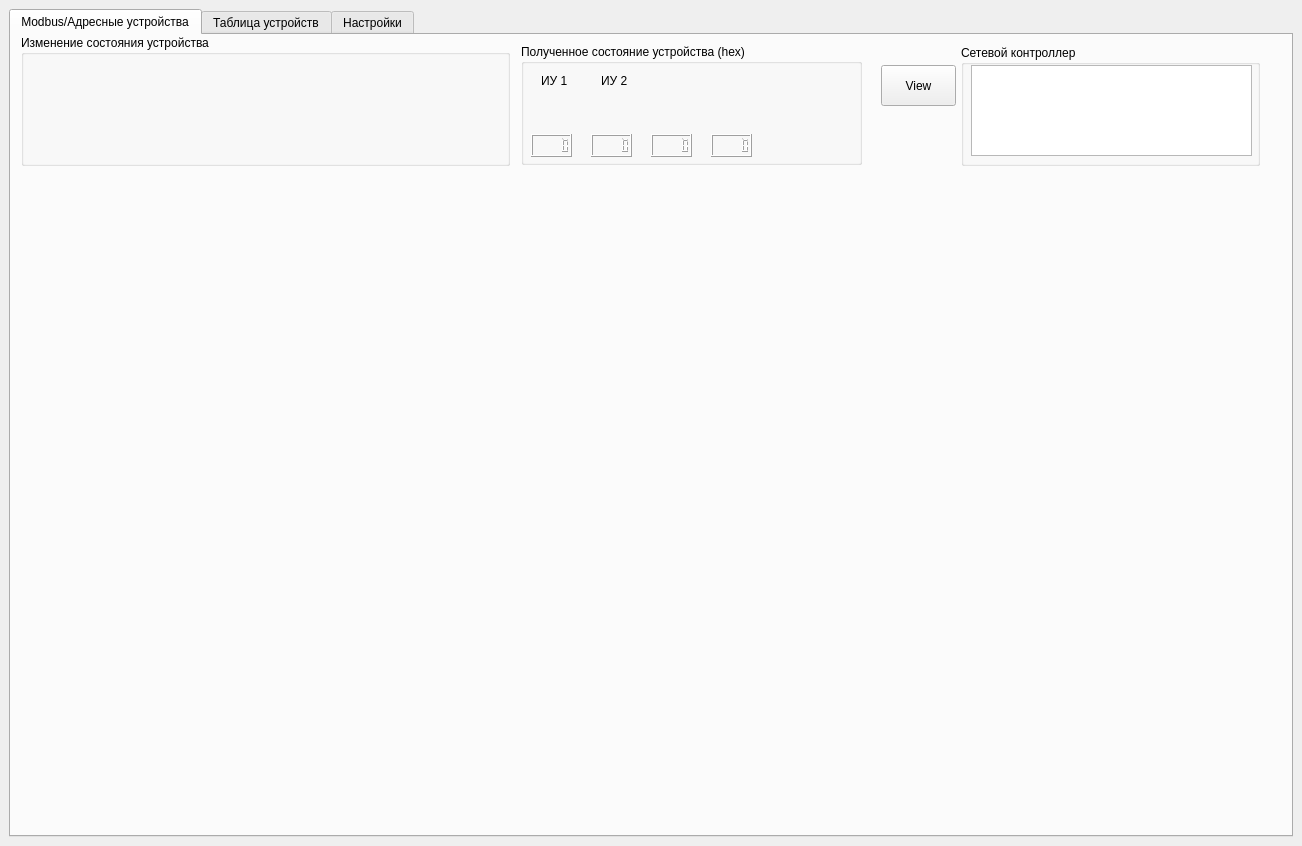
<?xml version="1.0" encoding="UTF-8"?>
<ui version="4.0">
 <class>MainWindow</class>
 <widget class="QMainWindow" name="MainWindow">
  <property name="geometry">
   <rect>
    <x>0</x>
    <y>0</y>
    <width>1302</width>
    <height>846</height>
   </rect>
  </property>
  <property name="windowTitle">
   <string>MainWindow</string>
  </property>
  <property name="styleSheet">
   <string notr="true"/>
  </property>
  <widget class="QWidget" name="centralwidget">
   <layout class="QVBoxLayout" name="verticalLayout_2">
    <item>
     <widget class="QTabWidget" name="tabWidget">
      <property name="enabled">
       <bool>true</bool>
      </property>
      <property name="sizePolicy">
       <sizepolicy hsizetype="Expanding" vsizetype="Expanding">
        <horstretch>0</horstretch>
        <verstretch>0</verstretch>
       </sizepolicy>
      </property>
      <property name="minimumSize">
       <size>
        <width>1271</width>
        <height>800</height>
       </size>
      </property>
      <property name="styleSheet">
       <string notr="true"/>
      </property>
      <property name="tabShape">
       <enum>QTabWidget::Rounded</enum>
      </property>
      <property name="currentIndex">
       <number>0</number>
      </property>
      <widget class="QWidget" name="modbus_dev_tab">
       <attribute name="title">
        <string>Modbus/Адресные устройства</string>
       </attribute>
       <widget class="QGroupBox" name="chenge_state_device_groupBox">
        <property name="geometry">
         <rect>
          <x>10</x>
          <y>0</y>
          <width>489</width>
          <height>131</height>
         </rect>
        </property>
        <property name="title">
         <string>Изменение состояния устройства</string>
        </property>
        <widget class="QWidget" name="verticalLayoutWidget">
         <property name="geometry">
          <rect>
           <x>10</x>
           <y>20</y>
           <width>471</width>
           <height>101</height>
          </rect>
         </property>
         <layout class="QVBoxLayout" name="v_layer_state_dev_layout">
          <item>
           <layout class="QHBoxLayout" name="h_top_layer_state_dev_layout"/>
          </item>
          <item>
           <layout class="QHBoxLayout" name="h_center_layer_state_dev_layout"/>
          </item>
          <item>
           <layout class="QHBoxLayout" name="h_bottom_layer_state_dev_layout"/>
          </item>
         </layout>
        </widget>
       </widget>
       <widget class="QGroupBox" name="choice_net_dev_groupBox">
        <property name="geometry">
         <rect>
          <x>950</x>
          <y>10</y>
          <width>299</width>
          <height>121</height>
         </rect>
        </property>
        <property name="title">
         <string>Сетевой контроллер</string>
        </property>
        <widget class="QListWidget" name="out_net_dev_listWidget">
         <property name="geometry">
          <rect>
           <x>10</x>
           <y>20</y>
           <width>281</width>
           <height>91</height>
          </rect>
         </property>
        </widget>
       </widget>
       <widget class="QGroupBox" name="input_state_dev_groupBox">
        <property name="geometry">
         <rect>
          <x>510</x>
          <y>9</y>
          <width>341</width>
          <height>121</height>
         </rect>
        </property>
        <property name="title">
         <string>Полученное состояние устройства (hex)</string>
        </property>
        <widget class="QLCDNumber" name="b1_state_lcdNumber">
         <property name="geometry">
          <rect>
           <x>10</x>
           <y>90</y>
           <width>41</width>
           <height>23</height>
          </rect>
         </property>
        </widget>
        <widget class="QLabel" name="executive1_label">
         <property name="geometry">
          <rect>
           <x>20</x>
           <y>30</y>
           <width>47</width>
           <height>14</height>
          </rect>
         </property>
         <property name="text">
          <string>ИУ 1</string>
         </property>
        </widget>
        <widget class="QLabel" name="executive2_label">
         <property name="geometry">
          <rect>
           <x>80</x>
           <y>30</y>
           <width>47</width>
           <height>14</height>
          </rect>
         </property>
         <property name="text">
          <string>ИУ 2</string>
         </property>
        </widget>
        <widget class="QLCDNumber" name="b2_state_lcdNumber">
         <property name="geometry">
          <rect>
           <x>70</x>
           <y>90</y>
           <width>41</width>
           <height>23</height>
          </rect>
         </property>
        </widget>
        <widget class="QLCDNumber" name="b3_state_lcdNumber">
         <property name="geometry">
          <rect>
           <x>130</x>
           <y>90</y>
           <width>41</width>
           <height>23</height>
          </rect>
         </property>
        </widget>
        <widget class="QLCDNumber" name="b4_state_lcdNumber">
         <property name="geometry">
          <rect>
           <x>190</x>
           <y>90</y>
           <width>41</width>
           <height>23</height>
          </rect>
         </property>
        </widget>
       </widget>
       <widget class="QPushButton" name="view_devs_pushButton">
        <property name="geometry">
         <rect>
          <x>870</x>
          <y>30</y>
          <width>75</width>
          <height>41</height>
         </rect>
        </property>
        <property name="text">
         <string>View</string>
        </property>
       </widget>
       <widget class="QWidget" name="gridLayoutWidget">
        <property name="geometry">
         <rect>
          <x>10</x>
          <y>140</y>
          <width>1251</width>
          <height>651</height>
         </rect>
        </property>
        <layout class="QGridLayout" name="cards_layout"/>
       </widget>
      </widget>
      <widget class="QWidget" name="main_tab">
       <property name="sizePolicy">
        <sizepolicy hsizetype="Expanding" vsizetype="Expanding">
         <horstretch>0</horstretch>
         <verstretch>0</verstretch>
        </sizepolicy>
       </property>
       <attribute name="title">
        <string>Таблица устройств</string>
       </attribute>
       <layout class="QVBoxLayout" name="verticalLayout">
        <item>
         <layout class="QHBoxLayout" name="horizontalLayout_2">
          <item>
           <widget class="QGroupBox" name="states_groupBox">
            <property name="sizePolicy">
             <sizepolicy hsizetype="Fixed" vsizetype="Fixed">
              <horstretch>0</horstretch>
              <verstretch>0</verstretch>
             </sizepolicy>
            </property>
            <property name="minimumSize">
             <size>
              <width>371</width>
              <height>120</height>
             </size>
            </property>
            <property name="whatsThis">
             <string>&lt;html&gt;&lt;head/&gt;&lt;body&gt;&lt;p&gt;Для изменения состояния датчика нужно выбрать датчик в таблице и нажать на соответствующую кнопку состояния.&lt;/p&gt;&lt;/body&gt;&lt;/html&gt;</string>
            </property>
            <property name="styleSheet">
             <string notr="true"/>
            </property>
            <property name="title">
             <string>Изменение состояния выбранного датчика.</string>
            </property>
           </widget>
          </item>
          <item>
           <layout class="QGridLayout" name="gridLayout">
            <item row="1" column="1">
             <widget class="QLabel" name="sensor52_lbl">
              <property name="styleSheet">
               <string notr="true"/>
              </property>
              <property name="text">
               <string>АВИ

52</string>
              </property>
              <property name="margin">
               <number>5</number>
              </property>
              <property name="indent">
               <number>0</number>
              </property>
             </widget>
            </item>
            <item row="0" column="3">
             <widget class="QLabel" name="sensor4_lbl">
              <property name="styleSheet">
               <string notr="true"/>
              </property>
              <property name="text">
               <string>ИП-330
Кречет
4</string>
              </property>
              <property name="margin">
               <number>5</number>
              </property>
              <property name="indent">
               <number>0</number>
              </property>
             </widget>
            </item>
            <item row="0" column="2">
             <widget class="QLabel" name="sensor3_lbl">
              <property name="styleSheet">
               <string notr="true"/>
              </property>
              <property name="text">
               <string>ИП-101

3</string>
              </property>
              <property name="margin">
               <number>5</number>
              </property>
              <property name="indent">
               <number>0</number>
              </property>
             </widget>
            </item>
            <item row="1" column="4">
             <widget class="QLabel" name="sensor55_lbl">
              <property name="styleSheet">
               <string notr="true"/>
              </property>
              <property name="text">
               <string>АР-5

55</string>
              </property>
              <property name="margin">
               <number>5</number>
              </property>
              <property name="indent">
               <number>0</number>
              </property>
             </widget>
            </item>
            <item row="1" column="14">
             <widget class="QLabel" name="sensor65_lbl">
              <property name="styleSheet">
               <string notr="true"/>
              </property>
              <property name="text">
               <string>МКЗ

65</string>
              </property>
              <property name="margin">
               <number>5</number>
              </property>
              <property name="indent">
               <number>0</number>
              </property>
             </widget>
            </item>
            <item row="1" column="2">
             <widget class="QLabel" name="sensor53_lbl">
              <property name="styleSheet">
               <string notr="true"/>
              </property>
              <property name="frameShape">
               <enum>QFrame::NoFrame</enum>
              </property>
              <property name="text">
               <string>АМК

53</string>
              </property>
              <property name="margin">
               <number>5</number>
              </property>
              <property name="indent">
               <number>0</number>
              </property>
             </widget>
            </item>
            <item row="0" column="4">
             <widget class="QLabel" name="sensor5_lbl">
              <property name="styleSheet">
               <string notr="true"/>
              </property>
              <property name="text">
               <string>ИП-329
Феникс
5</string>
              </property>
              <property name="margin">
               <number>5</number>
              </property>
              <property name="indent">
               <number>0</number>
              </property>
             </widget>
            </item>
            <item row="1" column="3">
             <widget class="QLabel" name="sensor54_lbl">
              <property name="styleSheet">
               <string notr="true"/>
              </property>
              <property name="text">
               <string>АР-1

54</string>
              </property>
              <property name="margin">
               <number>5</number>
              </property>
              <property name="indent">
               <number>0</number>
              </property>
             </widget>
            </item>
            <item row="0" column="6">
             <widget class="QLabel" name="sensor7_lbl">
              <property name="styleSheet">
               <string notr="true"/>
              </property>
              <property name="text">
               <string>МИП

7</string>
              </property>
              <property name="margin">
               <number>5</number>
              </property>
              <property name="indent">
               <number>0</number>
              </property>
             </widget>
            </item>
            <item row="1" column="12">
             <widget class="QLabel" name="sensor63_lbl">
              <property name="styleSheet">
               <string notr="true"/>
              </property>
              <property name="text">
               <string>ИСМ-22-2

63</string>
              </property>
              <property name="margin">
               <number>5</number>
              </property>
              <property name="indent">
               <number>0</number>
              </property>
             </widget>
            </item>
            <item row="1" column="5">
             <widget class="QLabel" name="sensor56_lbl">
              <property name="styleSheet">
               <string notr="true"/>
              </property>
              <property name="text">
               <string>АРМини

56</string>
              </property>
              <property name="margin">
               <number>5</number>
              </property>
              <property name="indent">
               <number>0</number>
              </property>
             </widget>
            </item>
            <item row="1" column="10">
             <widget class="QLabel" name="sensor61_lbl">
              <property name="styleSheet">
               <string notr="true"/>
              </property>
              <property name="text">
               <string>ИСМ-5

61</string>
              </property>
              <property name="margin">
               <number>5</number>
              </property>
              <property name="indent">
               <number>0</number>
              </property>
             </widget>
            </item>
            <item row="1" column="7">
             <widget class="QLabel" name="sensor58_lbl">
              <property name="styleSheet">
               <string notr="true"/>
              </property>
              <property name="text">
               <string>АОПИ

58</string>
              </property>
              <property name="margin">
               <number>5</number>
              </property>
              <property name="indent">
               <number>0</number>
              </property>
             </widget>
            </item>
            <item row="1" column="11">
             <widget class="QLabel" name="sensor62_lbl">
              <property name="styleSheet">
               <string notr="true"/>
              </property>
              <property name="text">
               <string>ИСМ-22

62</string>
              </property>
              <property name="margin">
               <number>5</number>
              </property>
              <property name="indent">
               <number>0</number>
              </property>
             </widget>
            </item>
            <item row="0" column="1">
             <widget class="QLabel" name="sensor2_lbl">
              <property name="styleSheet">
               <string notr="true"/>
              </property>
              <property name="text">
               <string>ИПП
Гелиос
2</string>
              </property>
              <property name="margin">
               <number>5</number>
              </property>
              <property name="indent">
               <number>0</number>
              </property>
             </widget>
            </item>
            <item row="1" column="8">
             <widget class="QLabel" name="sensor59_lbl">
              <property name="styleSheet">
               <string notr="true"/>
              </property>
              <property name="text">
               <string>ИРС

59</string>
              </property>
              <property name="margin">
               <number>5</number>
              </property>
              <property name="indent">
               <number>0</number>
              </property>
             </widget>
            </item>
            <item row="0" column="0">
             <widget class="QLabel" name="sensor1_lbl">
              <property name="styleSheet">
               <string notr="true"/>
              </property>
              <property name="text">
               <string>ИП-535

1</string>
              </property>
              <property name="margin">
               <number>5</number>
              </property>
              <property name="indent">
               <number>0</number>
              </property>
             </widget>
            </item>
            <item row="0" column="8">
             <widget class="QLabel" name="sensor9_lbl">
              <property name="styleSheet">
               <string notr="true"/>
              </property>
              <property name="text">
               <string>NLS16

9</string>
              </property>
              <property name="margin">
               <number>5</number>
              </property>
              <property name="indent">
               <number>0</number>
              </property>
             </widget>
            </item>
            <item row="1" column="16">
             <widget class="QLabel" name="sensor67_lbl">
              <property name="styleSheet">
               <string notr="true"/>
              </property>
              <property name="text">
               <string>ОСЗ9

67</string>
              </property>
              <property name="margin">
               <number>5</number>
              </property>
              <property name="indent">
               <number>0</number>
              </property>
             </widget>
            </item>
            <item row="0" column="7">
             <widget class="QLabel" name="sensor8_lbl">
              <property name="styleSheet">
               <string notr="true"/>
              </property>
              <property name="text">
               <string>ИПА

8</string>
              </property>
              <property name="margin">
               <number>5</number>
              </property>
              <property name="indent">
               <number>0</number>
              </property>
             </widget>
            </item>
            <item row="1" column="13">
             <widget class="QLabel" name="sensor64_lbl">
              <property name="styleSheet">
               <string notr="true"/>
              </property>
              <property name="text">
               <string>ИСМ-220

64</string>
              </property>
              <property name="margin">
               <number>5</number>
              </property>
              <property name="indent">
               <number>0</number>
              </property>
             </widget>
            </item>
            <item row="0" column="5">
             <widget class="QLabel" name="sensor6_lbl">
              <property name="styleSheet">
               <string notr="true"/>
              </property>
              <property name="text">
               <string>ИПЭС

6</string>
              </property>
              <property name="margin">
               <number>5</number>
              </property>
              <property name="indent">
               <number>0</number>
              </property>
             </widget>
            </item>
            <item row="1" column="9">
             <widget class="QLabel" name="sensor60_lbl">
              <property name="styleSheet">
               <string notr="true"/>
              </property>
              <property name="text">
               <string>ИР-П

60</string>
              </property>
              <property name="margin">
               <number>5</number>
              </property>
              <property name="indent">
               <number>0</number>
              </property>
             </widget>
            </item>
            <item row="1" column="15">
             <widget class="QLabel" name="sensor66_lbl">
              <property name="styleSheet">
               <string notr="true"/>
              </property>
              <property name="text">
               <string>ОСЗ

66</string>
              </property>
              <property name="margin">
               <number>5</number>
              </property>
              <property name="indent">
               <number>0</number>
              </property>
             </widget>
            </item>
            <item row="1" column="0">
             <widget class="QLabel" name="sensor51_lbl">
              <property name="styleSheet">
               <string notr="true"/>
              </property>
              <property name="text">
               <string>А2ДПИ

51</string>
              </property>
              <property name="margin">
               <number>5</number>
              </property>
              <property name="indent">
               <number>0</number>
              </property>
             </widget>
            </item>
            <item row="1" column="6">
             <widget class="QLabel" name="sensor57_lbl">
              <property name="styleSheet">
               <string notr="true"/>
              </property>
              <property name="text">
               <string>АТИ

57</string>
              </property>
              <property name="margin">
               <number>5</number>
              </property>
              <property name="indent">
               <number>0</number>
              </property>
             </widget>
            </item>
            <item row="0" column="9">
             <widget class="QLabel" name="sensor10_lbl">
              <property name="text">
               <string>NLS8

10</string>
              </property>
             </widget>
            </item>
           </layout>
          </item>
         </layout>
        </item>
        <item>
         <widget class="QTableWidget" name="output_table">
          <property name="styleSheet">
           <string notr="true"/>
          </property>
         </widget>
        </item>
       </layout>
      </widget>
      <widget class="QWidget" name="settings_tab">
       <attribute name="title">
        <string>Настройки</string>
       </attribute>
       <widget class="QGroupBox" name="port_and_ne_dev_groupBox">
        <property name="geometry">
         <rect>
          <x>20</x>
          <y>370</y>
          <width>301</width>
          <height>401</height>
         </rect>
        </property>
        <property name="sizePolicy">
         <sizepolicy hsizetype="Fixed" vsizetype="Fixed">
          <horstretch>0</horstretch>
          <verstretch>0</verstretch>
         </sizepolicy>
        </property>
        <property name="styleSheet">
         <string notr="true"/>
        </property>
        <property name="title">
         <string>Port -&gt; Net Device</string>
        </property>
        <widget class="QTableWidget" name="port_and_net_dev_tableWidget">
         <property name="geometry">
          <rect>
           <x>20</x>
           <y>70</y>
           <width>261</width>
           <height>321</height>
          </rect>
         </property>
         <property name="styleSheet">
          <string notr="true">QHeaderView::section:horizontal {
    color: #fff;
    background-color: rgb(0, 85, 127);
 }
QTableWidget {
	background-color: rgb(0, 0, 127);
	color: rgb(85, 255, 0);
	font: 63 8pt &quot;Yu Gothic UI Semibold&quot;;
}
</string>
         </property>
        </widget>
        <widget class="QPushButton" name="send_table_btn">
         <property name="geometry">
          <rect>
           <x>20</x>
           <y>30</y>
           <width>151</width>
           <height>23</height>
          </rect>
         </property>
         <property name="styleSheet">
          <string notr="true"/>
         </property>
         <property name="text">
          <string>Запустить эмулятор</string>
         </property>
        </widget>
        <widget class="QPushButton" name="delete_line_btn">
         <property name="geometry">
          <rect>
           <x>184</x>
           <y>30</y>
           <width>101</width>
           <height>23</height>
          </rect>
         </property>
         <property name="styleSheet">
          <string notr="true"/>
         </property>
         <property name="text">
          <string>Удалить запись</string>
         </property>
        </widget>
       </widget>
       <widget class="QGroupBox" name="ports_groupBox">
        <property name="geometry">
         <rect>
          <x>340</x>
          <y>370</y>
          <width>311</width>
          <height>401</height>
         </rect>
        </property>
        <property name="sizePolicy">
         <sizepolicy hsizetype="Fixed" vsizetype="Fixed">
          <horstretch>0</horstretch>
          <verstretch>0</verstretch>
         </sizepolicy>
        </property>
        <property name="styleSheet">
         <string notr="true"/>
        </property>
        <property name="title">
         <string>Порты</string>
        </property>
        <widget class="QListWidget" name="ports_listWidget">
         <property name="geometry">
          <rect>
           <x>10</x>
           <y>60</y>
           <width>281</width>
           <height>331</height>
          </rect>
         </property>
         <property name="styleSheet">
          <string notr="true"/>
         </property>
        </widget>
        <widget class="QPushButton" name="get_ports_btn">
         <property name="geometry">
          <rect>
           <x>10</x>
           <y>20</y>
           <width>211</width>
           <height>23</height>
          </rect>
         </property>
         <property name="styleSheet">
          <string notr="true"/>
         </property>
         <property name="text">
          <string>Получить список портов</string>
         </property>
        </widget>
       </widget>
       <widget class="QGroupBox" name="net_dev_groupBox">
        <property name="geometry">
         <rect>
          <x>670</x>
          <y>370</y>
          <width>251</width>
          <height>401</height>
         </rect>
        </property>
        <property name="sizePolicy">
         <sizepolicy hsizetype="Fixed" vsizetype="Fixed">
          <horstretch>0</horstretch>
          <verstretch>0</verstretch>
         </sizepolicy>
        </property>
        <property name="styleSheet">
         <string notr="true"/>
        </property>
        <property name="title">
         <string>Сетевое устройство</string>
        </property>
        <widget class="QListWidget" name="net_dev_listWidget">
         <property name="geometry">
          <rect>
           <x>10</x>
           <y>60</y>
           <width>231</width>
           <height>331</height>
          </rect>
         </property>
         <property name="styleSheet">
          <string notr="true"/>
         </property>
        </widget>
        <widget class="QPushButton" name="get_net_dev_btn">
         <property name="geometry">
          <rect>
           <x>10</x>
           <y>20</y>
           <width>221</width>
           <height>23</height>
          </rect>
         </property>
         <property name="styleSheet">
          <string notr="true"/>
         </property>
         <property name="text">
          <string>Получить список сетевых устройств</string>
         </property>
        </widget>
       </widget>
       <widget class="QGroupBox" name="groupBox_2">
        <property name="geometry">
         <rect>
          <x>20</x>
          <y>10</y>
          <width>261</width>
          <height>311</height>
         </rect>
        </property>
        <property name="sizePolicy">
         <sizepolicy hsizetype="Fixed" vsizetype="Fixed">
          <horstretch>0</horstretch>
          <verstretch>0</verstretch>
         </sizepolicy>
        </property>
        <property name="minimumSize">
         <size>
          <width>261</width>
          <height>311</height>
         </size>
        </property>
        <property name="styleSheet">
         <string notr="true"/>
        </property>
        <property name="title">
         <string>Параметры подключения к базе данных</string>
        </property>
        <widget class="QLabel" name="port_db_lbl">
         <property name="geometry">
          <rect>
           <x>10</x>
           <y>60</y>
           <width>47</width>
           <height>16</height>
          </rect>
         </property>
         <property name="styleSheet">
          <string notr="true"/>
         </property>
         <property name="text">
          <string>Port</string>
         </property>
        </widget>
        <widget class="QLabel" name="host_db_lbl">
         <property name="geometry">
          <rect>
           <x>10</x>
           <y>30</y>
           <width>47</width>
           <height>14</height>
          </rect>
         </property>
         <property name="styleSheet">
          <string notr="true"/>
         </property>
         <property name="text">
          <string>Host</string>
         </property>
        </widget>
        <widget class="QLabel" name="user_db_lbl">
         <property name="geometry">
          <rect>
           <x>10</x>
           <y>90</y>
           <width>51</width>
           <height>16</height>
          </rect>
         </property>
         <property name="styleSheet">
          <string notr="true"/>
         </property>
         <property name="text">
          <string>User</string>
         </property>
        </widget>
        <widget class="QLabel" name="pass_db_lbl">
         <property name="geometry">
          <rect>
           <x>10</x>
           <y>120</y>
           <width>61</width>
           <height>16</height>
          </rect>
         </property>
         <property name="styleSheet">
          <string notr="true"/>
         </property>
         <property name="text">
          <string>Password</string>
         </property>
        </widget>
        <widget class="QLabel" name="name_db_lbl">
         <property name="geometry">
          <rect>
           <x>10</x>
           <y>150</y>
           <width>61</width>
           <height>16</height>
          </rect>
         </property>
         <property name="styleSheet">
          <string notr="true"/>
         </property>
         <property name="text">
          <string>Name DB</string>
         </property>
        </widget>
        <widget class="QLineEdit" name="host_db_lineEdit">
         <property name="geometry">
          <rect>
           <x>110</x>
           <y>30</y>
           <width>141</width>
           <height>20</height>
          </rect>
         </property>
         <property name="toolTip">
          <string>&lt;html&gt;&lt;head/&gt;&lt;body&gt;&lt;p&gt;Адрес (IP4) подключения к БД&lt;/p&gt;&lt;/body&gt;&lt;/html&gt;</string>
         </property>
         <property name="styleSheet">
          <string notr="true"/>
         </property>
         <property name="inputMask">
          <string>000\.000\.000\.000</string>
         </property>
         <property name="text">
          <string>...</string>
         </property>
        </widget>
        <widget class="QLineEdit" name="port_db_lineEdit">
         <property name="geometry">
          <rect>
           <x>110</x>
           <y>60</y>
           <width>141</width>
           <height>20</height>
          </rect>
         </property>
         <property name="toolTip">
          <string>&lt;html&gt;&lt;head/&gt;&lt;body&gt;&lt;p&gt;Номер порта должен быть в диапазоне &lt;span style=&quot; font-family:'JetBrains Mono','monospace'; font-size:10pt; font-weight:600; font-style:italic; color:#ff0000;&quot;&gt;1024-49151&lt;/span&gt;&lt;/p&gt;&lt;/body&gt;&lt;/html&gt;</string>
         </property>
         <property name="styleSheet">
          <string notr="true"/>
         </property>
         <property name="inputMask">
          <string>00009</string>
         </property>
         <property name="text">
          <string/>
         </property>
        </widget>
        <widget class="QLineEdit" name="user_db_lineEdit">
         <property name="geometry">
          <rect>
           <x>110</x>
           <y>90</y>
           <width>141</width>
           <height>20</height>
          </rect>
         </property>
         <property name="toolTip">
          <string>&lt;html&gt;&lt;head/&gt;&lt;body&gt;&lt;p&gt;Логин базы данных&lt;/p&gt;&lt;/body&gt;&lt;/html&gt;</string>
         </property>
         <property name="styleSheet">
          <string notr="true"/>
         </property>
         <property name="text">
          <string/>
         </property>
        </widget>
        <widget class="QLineEdit" name="pass_db_lineEdit">
         <property name="geometry">
          <rect>
           <x>110</x>
           <y>120</y>
           <width>141</width>
           <height>20</height>
          </rect>
         </property>
         <property name="toolTip">
          <string>&lt;html&gt;&lt;head/&gt;&lt;body&gt;&lt;p&gt;Пароль базы данных&lt;/p&gt;&lt;/body&gt;&lt;/html&gt;</string>
         </property>
         <property name="styleSheet">
          <string notr="true"/>
         </property>
         <property name="text">
          <string/>
         </property>
        </widget>
        <widget class="QLineEdit" name="name_db_lineEdit">
         <property name="geometry">
          <rect>
           <x>110</x>
           <y>150</y>
           <width>141</width>
           <height>20</height>
          </rect>
         </property>
         <property name="toolTip">
          <string>&lt;html&gt;&lt;head/&gt;&lt;body&gt;&lt;p&gt;Имя базы данных&lt;/p&gt;&lt;/body&gt;&lt;/html&gt;</string>
         </property>
         <property name="styleSheet">
          <string notr="true"/>
         </property>
         <property name="text">
          <string/>
         </property>
        </widget>
        <widget class="QPushButton" name="save_db_btn">
         <property name="geometry">
          <rect>
           <x>10</x>
           <y>260</y>
           <width>75</width>
           <height>23</height>
          </rect>
         </property>
         <property name="toolTip">
          <string>&lt;html&gt;&lt;head/&gt;&lt;body&gt;&lt;p&gt;Сохранение настроек для дальнейшей работы &lt;/p&gt;&lt;/body&gt;&lt;/html&gt;</string>
         </property>
         <property name="styleSheet">
          <string notr="true"/>
         </property>
         <property name="text">
          <string>Save</string>
         </property>
        </widget>
        <widget class="QPushButton" name="check_db_btn">
         <property name="geometry">
          <rect>
           <x>10</x>
           <y>200</y>
           <width>241</width>
           <height>31</height>
          </rect>
         </property>
         <property name="toolTip">
          <string>&lt;html&gt;&lt;head/&gt;&lt;body&gt;&lt;p&gt;Проверка подключения к базе данных&lt;/p&gt;&lt;/body&gt;&lt;/html&gt;</string>
         </property>
         <property name="styleSheet">
          <string notr="true"/>
         </property>
         <property name="text">
          <string>Проверить настройки подключения</string>
         </property>
        </widget>
       </widget>
       <widget class="QPushButton" name="join_btn">
        <property name="geometry">
         <rect>
          <x>580</x>
          <y>320</y>
          <width>151</width>
          <height>23</height>
         </rect>
        </property>
        <property name="styleSheet">
         <string notr="true"/>
        </property>
        <property name="text">
         <string>Объединить</string>
        </property>
       </widget>
       <widget class="QLineEdit" name="sn_emulator_lineEdit">
        <property name="geometry">
         <rect>
          <x>760</x>
          <y>320</y>
          <width>113</width>
          <height>20</height>
         </rect>
        </property>
       </widget>
       <widget class="QLabel" name="label">
        <property name="geometry">
         <rect>
          <x>760</x>
          <y>290</y>
          <width>111</width>
          <height>21</height>
         </rect>
        </property>
        <property name="text">
         <string>SN эмулятора</string>
        </property>
       </widget>
      </widget>
     </widget>
    </item>
   </layout>
  </widget>
 </widget>
 <resources/>
 <connections/>
</ui>
